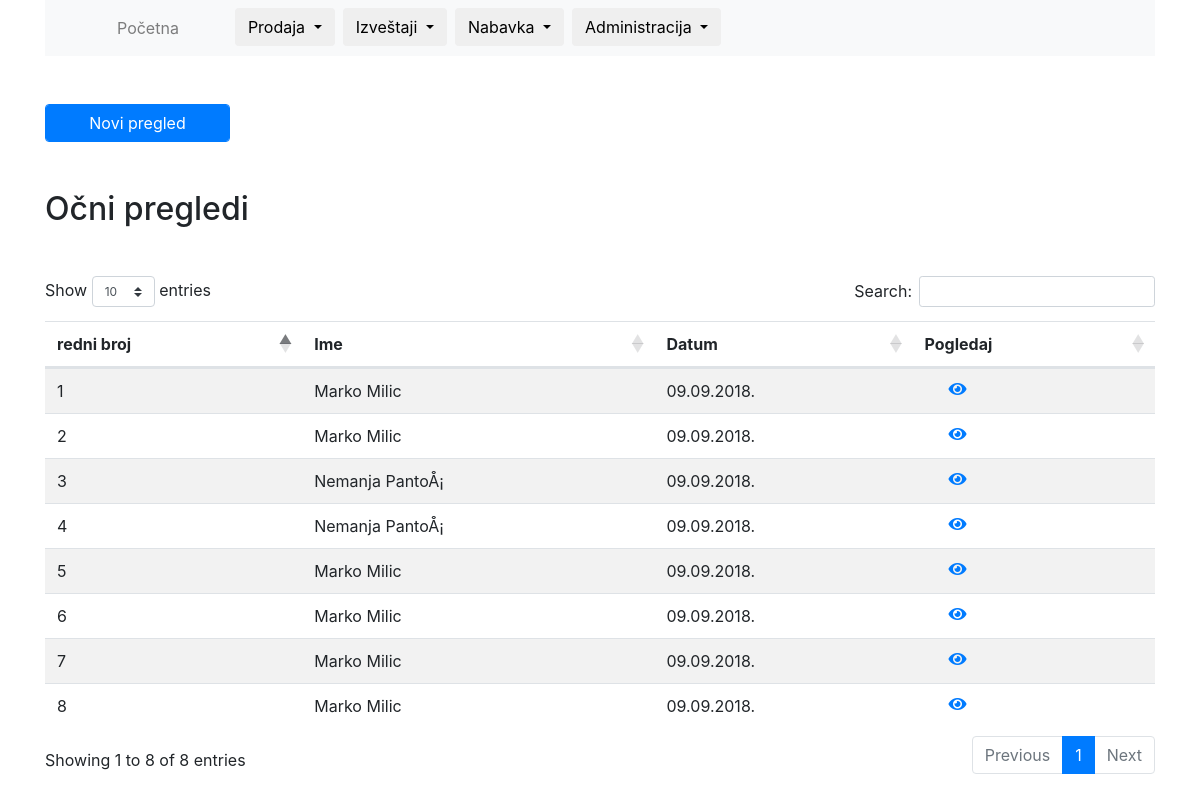
/list-exams (signed in), run on the app's committed database.
### tables this page shows
CREATE TABLE `eye_exam` (
  `id` int(11) NOT NULL,
  `date` date NOT NULL,
  `client_id` int(11) NOT NULL,
  `daljina_D_Sph` float NOT NULL,
  `daljina_D_Cyl` float NOT NULL,
  `daljina_D_Axis` float NOT NULL,
  `daljina_D_Add` float NOT NULL,
  `daljina_L_Sph` float NOT NULL,
  `daljina_L_Cyl` float NOT NULL,
  `daljina_L_Axis` float NOT NULL,
  `daljina_L_Add` float NOT NULL,
  `s_daljina_D_Sph` float NOT NULL,
  `s_daljina_D_Cyl` float NOT NULL,
  `s_daljina_D_Axis` float NOT NULL,
  `s_daljina_D_Add` float NOT NULL,
  `s_daljina_L_Sph` float NOT NULL,
  `s_daljina_L_Cyl` float NOT NULL,
  `s_daljina_L_Axis` float NOT NULL,
  `s_daljina_L_Add` float NOT NULL,
  `blizina_D_Sph` float NOT NULL,
  `blizina_D_Cyl` float NOT NULL,
  `blizina_D_Axis` float NOT NULL,
  `blizina_D_Add` float NOT NULL,
  `blizina_L_Sph` float NOT NULL,
  `blizina_L_Cyl` float NOT NULL,
  `blizina_L_Axis` float NOT NULL,
  `blizina_L_Add` float NOT NULL,
  `comment` varchar(200) NOT NULL
);

CREATE TABLE `clients` (
  `id` int(11) NOT NULL,
  `name` varchar(25) NOT NULL,
  `surname` varchar(25) NOT NULL,
  `adress` varchar(50) NOT NULL,
  `city` varchar(25) NOT NULL,
  `phone` varchar(12) NOT NULL,
  `note` varchar(100) NOT NULL
);

### includes/functions.php (called while the page is built, shortened)
<?php
function getExamBox()
{
    global $conn;
    $sql = "SELECT eye_exam.id, eye_exam.date, clients.name, clients.surname   FROM eye_exam INNER JOIN clients ON eye_exam.client_id = clients.id";
    $statement = $conn->prepare($sql);
    $statement->execute();
    $statement->setFetchMode(PDO::FETCH_ASSOC);
    $exam = $statement->fetchAll();
    return $exam;
}

### list-exams.php (the view)
<?php
$exams =getExamBox();
?>
<a class="form-control  btn-primary  col-2 text-center mt-5" href="/new-exam">Novi pregled</a>
<h2 class="mt-5 mb-5 ">Očni pregledi</h2>
<table class="table table-striped datatable mt-5">
    <thead>
    <tr>
        <th>redni broj</th>
        <th>Ime</th>
        <th>Datum</th>
        <th>Pogledaj</th>
    </tr>
    </thead>
    <tbody>
    <?php foreach ($exams as $exam) : ?>
        <tr>
            <td><?php echo $exam["id"] ?></td>
            <td><?php echo $exam["name"] . " " . $exam["surname"] ?></td>
            <td><?php echo date("d.m.Y.", strtotime($exam["date"])) ?></td>
            <td><a href="/exam/<?php echo $exam['id'] ?>"><i class="fas fa-eye ml-4"></i></a></td>
        </tr>
    <?php endforeach; ?>
    </tbody>
</table>

### data on the page
eye_exam: id "1", client.name "Marko", client.surname "Milic", date "09.09.2018."
eye_exam: id "2", client.name "Marko", client.surname "Milic", date "09.09.2018."
eye_exam: id "3", client.name "Nemanja", client.surname "PantoÅ¡", date "09.09.2018."
eye_exam: id "4", client.name "Nemanja", client.surname "PantoÅ¡", date "09.09.2018."
eye_exam: id "5", client.name "Marko", client.surname "Milic", date "09.09.2018."
eye_exam: id "6", client.name "Marko", client.surname "Milic", date "09.09.2018."
eye_exam: id "7", client.name "Marko", client.surname "Milic", date "09.09.2018."
eye_exam: id "8", client.name "Marko", client.surname "Milic", date "09.09.2018."
